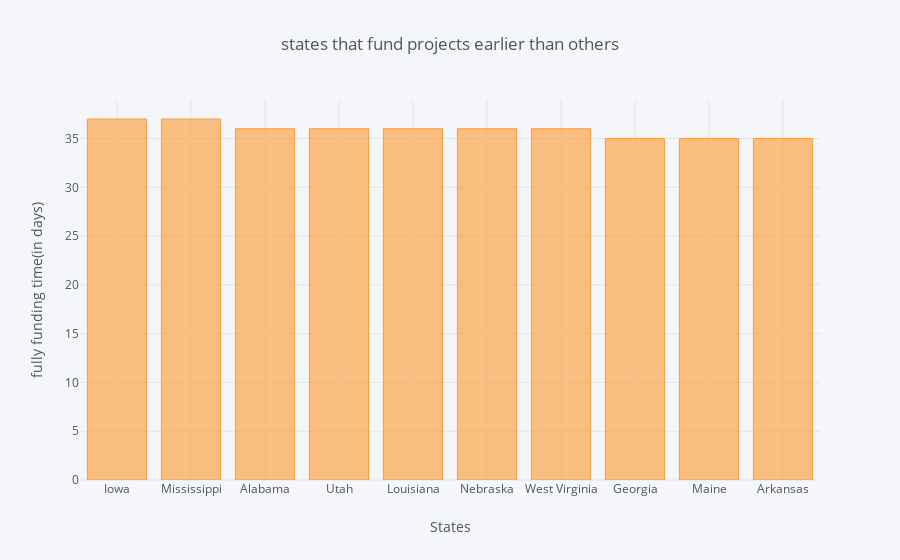

Source (notebook cell):
### Code cell
slow_funding = slow[slow>32].sort_values(ascending = False).head(10)
slow_funding.iplot(kind='bar' , xTitle='States' , yTitle='fully funding time(in days)',
                  title='states that fund projects earlier than others'
                  )

### Figure 1 — Plotly figure (JSON) as saved in the notebook; plotly's stock layout.template omitted (floating-point values rounded to 4 significant figures)
{"data": [{"marker": {"color": "rgba(255, 153, 51, 0.6)", "line": {"color": "rgba(255, 153, 51, 1.0)", "width": 1}}, "name": "Funding Time", "orientation": "v", "text": "", "type": "bar", "uid": "f549ba70-4d0d-4858-b46c-f456433fe4d1", "x": ["Iowa", "Mississippi", "Alabama", "Utah", "Louisiana", "Nebraska", "West Virginia", "Georgia", "Maine", "Arkansas"], "y": [37, 37, 36, 36, 36, 36, 36, 35, 35, 35]}], "layout": {"legend": {"bgcolor": "#F5F6F9", "font": {"color": "#4D5663"}}, "paper_bgcolor": "#F5F6F9", "plot_bgcolor": "#F5F6F9", "title": {"font": {"color": "#4D5663"}, "text": "states that fund projects earlier than others"}, "xaxis": {"gridcolor": "#E1E5ED", "showgrid": true, "tickfont": {"color": "#4D5663"}, "title": {"font": {"color": "#4D5663"}, "text": "States"}, "zerolinecolor": "#E1E5ED"}, "yaxis": {"gridcolor": "#E1E5ED", "showgrid": true, "tickfont": {"color": "#4D5663"}, "title": {"font": {"color": "#4D5663"}, "text": "fully funding time(in days)"}, "zerolinecolor": "#E1E5ED"}}}
